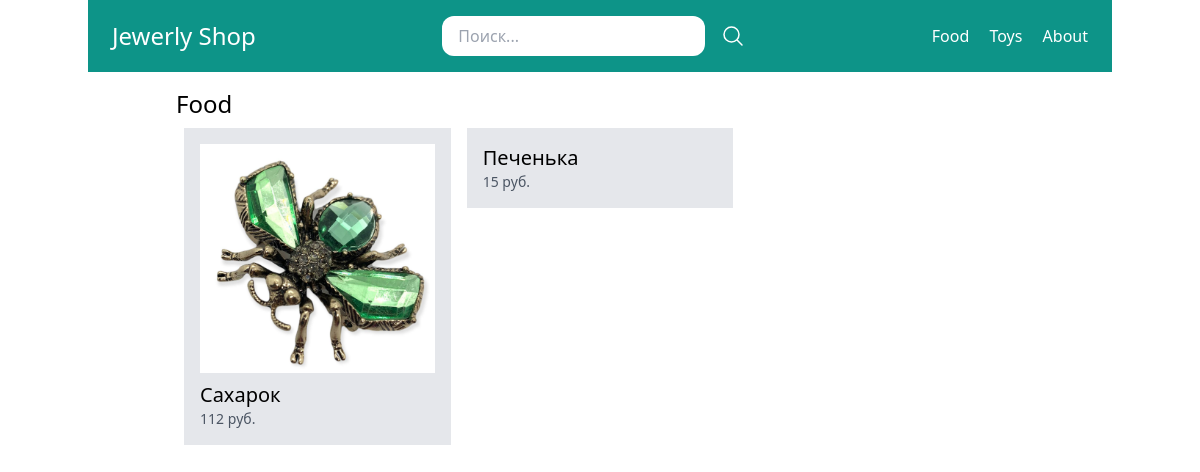
Page /food/ on the earlier database version.
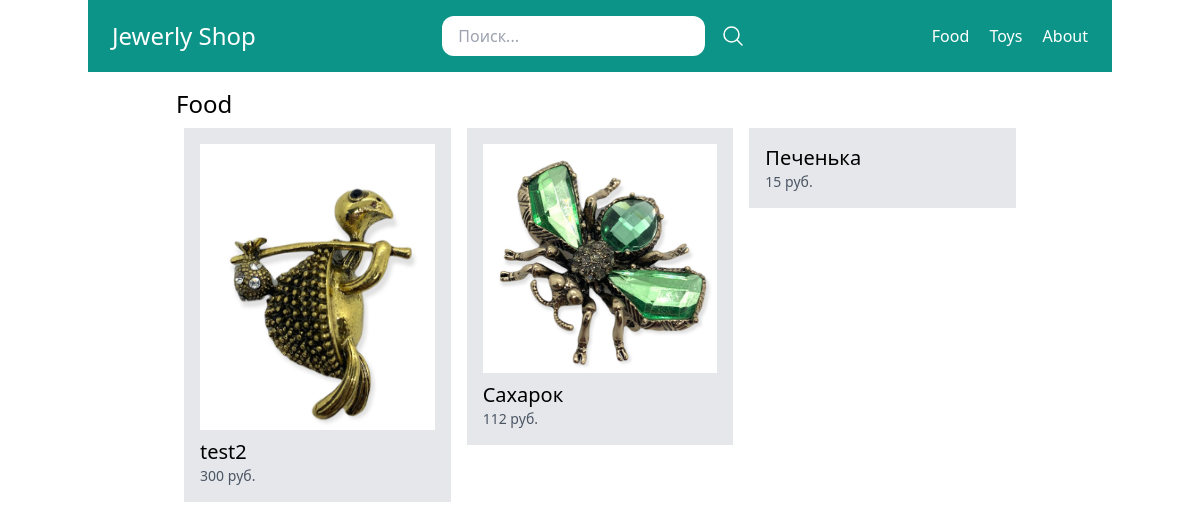
Same page on the later database version.
### store/models.py (models this page shows, shortened)
class Category(models.Model):
    title = models.CharField(max_length=50, verbose_name='Название')
    slug = models.SlugField(max_length=50, verbose_name='Слаг')
    class Meta:
        verbose_name = 'Категория(ю)'
        verbose_name_plural = 'Категории'

class Product(models.Model):
    DRAFT = 'Черновик'
    WAITING_APPROVAL = 'Ожидает подтверждения'
    ACTIVE = 'Активный'
    DELETED = 'Удалён'
    STATUS_CHOICES = (
        (DRAFT, 'Черновик'),
        (WAITING_APPROVAL, 'Ожидает подтверждения'),
        (ACTIVE, 'Активный'),
        (DELETED, 'Удалён'),
    )
    user = models.ForeignKey(
        User, related_name='products', on_delete=models.CASCADE, verbose_name='Пользователь')
    category = models.ForeignKey(
        Category, related_name='products', on_delete=models.CASCADE, verbose_name='Категория')
    title = models.CharField(max_length=50, verbose_name='Название')
    slug = models.SlugField(max_length=50, verbose_name='Слаг')
    description = models.TextField(blank=True, verbose_name='Описание')
    price = models.IntegerField()
    created_at = models.DateTimeField(auto_now_add=True)
    updated_at = models.DateTimeField(auto_now=True)
    image = models.ImageField(upload_to='uploads/product_images/', blank=True, null=True)
    status = models.CharField(
        max_length=50, verbose_name='Статус', choices=STATUS_CHOICES, default=ACTIVE)
    class Meta:
        verbose_name = 'Товар'
        verbose_name_plural = 'Товары'
        ordering = ('-created_at',)
    def get_display_price(self):
        return self.price

### store/views.py (the view)
# urls.py: path('<slug:slug>/', views.category_detail, name='category_detail'),
def category_detail(request, slug):
    category = get_object_or_404(Category, slug=slug)
    products = category.products.filter(status=Product.ACTIVE)
    return render(request, 'store/category_detail.html', {
        'category': category,
        'products': products
    })

### store/templatetags/menu.py (called while the page is built)
@register.inclusion_tag('core/menu.html')
def menu():
    categories = Category.objects.all()
    return {'categories': categories}

### store/templates/store/category_detail.html (shortened to what this page needs)
{% extends 'core/base.html' %}
{% block content %}
    <h1 class='text-2xl'>{{ category.title }}</h1>
    {% include 'store/partials/products.html' %}
 {% endblock %}

### core/templates/core/base.html (shortened to what this page needs)
{% load menu %}
<!DOCTYPE html>
<html>
  <head>
    <script src="https://cdn.tailwindcss.com"></script>
  </head>
  <body>
    <nav class="max-w-5xl mx-auto py-4 px-6 flex items-center justify-between bg-teal-600">
      <div class="logo">
        <a href="/" class="text-2xl text-white">Jewerly Shop</a>
      </div>
      <div class="search">
        <form method="get" action='/search/' class="flex items-center space-x-4">
          <input type="search" name='query' placeholder="Поиск..." class="py-2 px-4 rounded-xl">
          <button><svg xmlns="http://www.w3.org/2000/svg" fill="none" viewBox="0 0 24 24" stroke-width="1.5" stroke="currentColor" class="w-6 h-6 text-white">
            <path stroke-linecap="round" stroke-linejoin="round" d="M21 21l-5.197-5.197m0 0A7.5 7.5 0 105.196 5.196a7.5 7.5 0 0010.607 10.607z" />
          </svg>
          </button>
        </form>
      </div>
      <div class="menu space-x-4 items-center">
        {% menu %}
      </div>
    </nav>
    <div class='max-w-4xl mx-auto py-4 px-6'>
    {% block content %} {% endblock %}
  </body>
</html>

### core/templates/core/menu.html (shortened to what this page needs)
{% for category in categories %}
<a href="{% url 'category_detail' category.slug %}" class="text-white">{{ category.title }}</a>
{% endfor %}
<a href="{% url 'about' %}" class="text-white">About</a>

### store/templates/store/partials/products.html
<div class="flex flex-wrap">
    {% for product in products %}
       <div class="product w-1/3 p-2">
           <div class="p-4 bg-gray-200">
               <a href="{% url 'product_detail' product.category.slug product.slug %}">
                   {% if product.image %}
                   <div class="image mb-2">
                       <img src="{{ product.image.url }}" alt="Image of {{ product.title }}">
                   </div>
                   {% endif %}
                   <h2 class="text-xl">{{ product.title }}</h2>
                   <p class="text-sm text-gray-600">
                       {{ product.get_display_price }} руб.
                   </p>
               </a>
           </div>
       </div>
   {% endfor %}
   </div>

Differences in the rows shown:
added Product: image (picture), title "test2", get_display_price "300"
